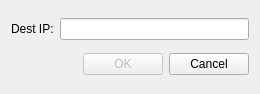
<?xml version="1.0" encoding="UTF-8"?>
<ui version="4.0">
 <class>GoToCellDialog</class>
 <widget class="QWidget" name="GoToCellDialog">
  <property name="geometry">
   <rect>
    <x>0</x>
    <y>0</y>
    <width>260</width>
    <height>94</height>
   </rect>
  </property>
  <property name="windowTitle">
   <string>Go to Cell</string>
  </property>
  <layout class="QVBoxLayout">
   <item>
    <layout class="QHBoxLayout">
     <item>
      <widget class="QLabel" name="label">
       <property name="text">
        <string>Dest IP:</string>
       </property>
       <property name="buddy">
        <cstring>lineEdit</cstring>
       </property>
      </widget>
     </item>
     <item>
      <widget class="QLineEdit" name="lineEdit"/>
     </item>
    </layout>
   </item>
   <item>
    <layout class="QHBoxLayout">
     <item>
      <spacer>
       <property name="orientation">
        <enum>Qt::Horizontal</enum>
       </property>
       <property name="sizeHint" stdset="0">
        <size>
         <width>40</width>
         <height>20</height>
        </size>
       </property>
      </spacer>
     </item>
     <item>
      <widget class="QPushButton" name="okButton">
       <property name="enabled">
        <bool>false</bool>
       </property>
       <property name="text">
        <string>OK</string>
       </property>
       <property name="default">
        <bool>true</bool>
       </property>
      </widget>
     </item>
     <item>
      <widget class="QPushButton" name="cancelButton">
       <property name="text">
        <string>Cancel</string>
       </property>
      </widget>
     </item>
    </layout>
   </item>
  </layout>
 </widget>
 <tabstops>
  <tabstop>lineEdit</tabstop>
  <tabstop>okButton</tabstop>
  <tabstop>cancelButton</tabstop>
 </tabstops>
 <resources/>
 <connections/>
</ui>
